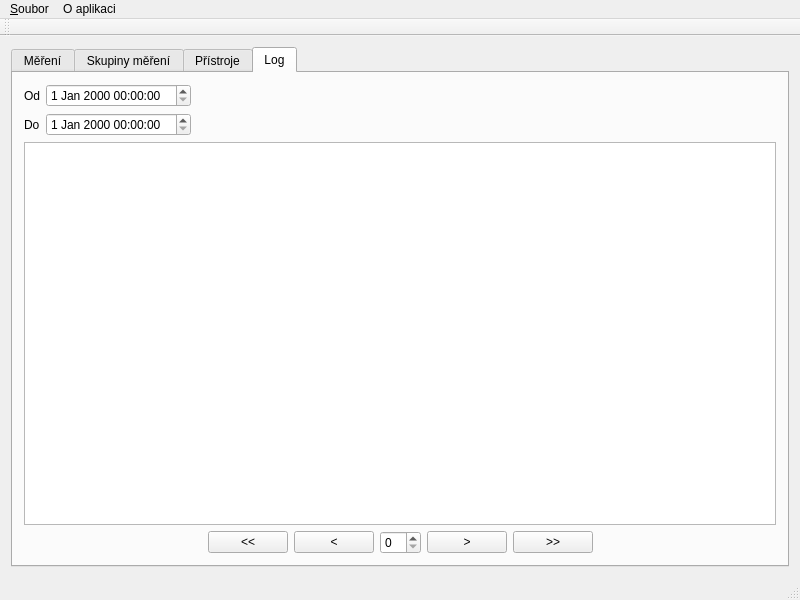
<?xml version="1.0" encoding="UTF-8"?>
<ui version="4.0">
 <class>MainWindow</class>
 <widget class="QMainWindow" name="MainWindow">
  <property name="geometry">
   <rect>
    <x>0</x>
    <y>0</y>
    <width>800</width>
    <height>600</height>
   </rect>
  </property>
  <property name="windowTitle">
   <string>MainWindow</string>
  </property>
  <widget class="QWidget" name="centralWidget">
   <layout class="QHBoxLayout" name="horizontalLayout_2">
    <item>
     <widget class="QTabWidget" name="tabsWidget">
      <property name="sizePolicy">
       <sizepolicy hsizetype="Expanding" vsizetype="Expanding">
        <horstretch>0</horstretch>
        <verstretch>0</verstretch>
       </sizepolicy>
      </property>
      <property name="currentIndex">
       <number>3</number>
      </property>
      <widget class="QWidget" name="measurementsTab">
       <attribute name="title">
        <string>Měření</string>
       </attribute>
       <layout class="QVBoxLayout" name="verticalLayout_3">
        <item>
         <layout class="QHBoxLayout" name="horizontalLayout">
          <item>
           <layout class="QFormLayout" name="formLayout_2">
            <property name="fieldGrowthPolicy">
             <enum>QFormLayout::AllNonFixedFieldsGrow</enum>
            </property>
            <item row="0" column="0">
             <widget class="QLabel" name="mFromLabel">
              <property name="text">
               <string>Od</string>
              </property>
             </widget>
            </item>
            <item row="0" column="1">
             <widget class="QDateTimeEdit" name="mFromDateTimeEdit">
              <property name="enabled">
               <bool>true</bool>
              </property>
              <property name="sizePolicy">
               <sizepolicy hsizetype="Maximum" vsizetype="Fixed">
                <horstretch>0</horstretch>
                <verstretch>0</verstretch>
               </sizepolicy>
              </property>
             </widget>
            </item>
            <item row="1" column="0">
             <widget class="QLabel" name="mToLabel">
              <property name="text">
               <string>Do</string>
              </property>
             </widget>
            </item>
            <item row="1" column="1">
             <widget class="QDateTimeEdit" name="mToDateTimeEdit">
              <property name="sizePolicy">
               <sizepolicy hsizetype="Maximum" vsizetype="Fixed">
                <horstretch>0</horstretch>
                <verstretch>0</verstretch>
               </sizepolicy>
              </property>
             </widget>
            </item>
            <item row="2" column="0">
             <widget class="QLabel" name="skupinaMEnLabel">
              <property name="text">
               <string>Skupina měření</string>
              </property>
             </widget>
            </item>
            <item row="2" column="1">
             <widget class="QComboBox" name="mGroupComboBox">
              <property name="sizePolicy">
               <sizepolicy hsizetype="Maximum" vsizetype="Fixed">
                <horstretch>0</horstretch>
                <verstretch>0</verstretch>
               </sizepolicy>
              </property>
             </widget>
            </item>
            <item row="3" column="0">
             <widget class="QLabel" name="mDeviceLabel">
              <property name="text">
               <string>Přístroj</string>
              </property>
             </widget>
            </item>
            <item row="3" column="1">
             <widget class="QComboBox" name="mDeviceComboBox">
              <property name="sizePolicy">
               <sizepolicy hsizetype="Maximum" vsizetype="Fixed">
                <horstretch>0</horstretch>
                <verstretch>0</verstretch>
               </sizepolicy>
              </property>
             </widget>
            </item>
            <item row="4" column="0">
             <widget class="QLabel" name="mUnitLabel">
              <property name="text">
               <string>Veličina</string>
              </property>
             </widget>
            </item>
            <item row="4" column="1">
             <widget class="QComboBox" name="mUnitComboBox">
              <property name="sizePolicy">
               <sizepolicy hsizetype="Maximum" vsizetype="Fixed">
                <horstretch>0</horstretch>
                <verstretch>0</verstretch>
               </sizepolicy>
              </property>
             </widget>
            </item>
            <item row="5" column="0">
             <widget class="QLabel" name="mDeviatedLabel">
              <property name="text">
               <string>Mimo odchylku</string>
              </property>
             </widget>
            </item>
            <item row="5" column="1">
             <widget class="QCheckBox" name="mDeviatedCheckBox">
              <property name="text">
               <string/>
              </property>
             </widget>
            </item>
           </layout>
          </item>
          <item>
           <layout class="QVBoxLayout" name="verticalLayout_2">
            <item>
             <layout class="QFormLayout" name="formLayout_5">
              <property name="fieldGrowthPolicy">
               <enum>QFormLayout::AllNonFixedFieldsGrow</enum>
              </property>
              <item row="0" column="0">
               <widget class="QLabel" name="mXLabel">
                <property name="text">
                 <string>X</string>
                </property>
               </widget>
              </item>
              <item row="0" column="1">
               <widget class="QDoubleSpinBox" name="mXDoubleSpinBox">
                <property name="sizePolicy">
                 <sizepolicy hsizetype="Maximum" vsizetype="Fixed">
                  <horstretch>0</horstretch>
                  <verstretch>0</verstretch>
                 </sizepolicy>
                </property>
               </widget>
              </item>
              <item row="1" column="0">
               <widget class="QLabel" name="mYLabel">
                <property name="text">
                 <string>Y</string>
                </property>
               </widget>
              </item>
              <item row="1" column="1">
               <widget class="QDoubleSpinBox" name="mYDoubleSpinBox">
                <property name="sizePolicy">
                 <sizepolicy hsizetype="Maximum" vsizetype="Fixed">
                  <horstretch>0</horstretch>
                  <verstretch>0</verstretch>
                 </sizepolicy>
                </property>
               </widget>
              </item>
              <item row="2" column="0">
               <widget class="QLabel" name="mToleranceLabel">
                <property name="text">
                 <string>Tolerance</string>
                </property>
               </widget>
              </item>
              <item row="2" column="1">
               <widget class="QDoubleSpinBox" name="mToleranceDoubleSpinBox">
                <property name="sizePolicy">
                 <sizepolicy hsizetype="Maximum" vsizetype="Fixed">
                  <horstretch>0</horstretch>
                  <verstretch>0</verstretch>
                 </sizepolicy>
                </property>
               </widget>
              </item>
             </layout>
            </item>
            <item>
             <widget class="QPushButton" name="mCancelFilterPushButton">
              <property name="sizePolicy">
               <sizepolicy hsizetype="Minimum" vsizetype="Maximum">
                <horstretch>0</horstretch>
                <verstretch>0</verstretch>
               </sizepolicy>
              </property>
              <property name="text">
               <string>Zrušit filtrování</string>
              </property>
             </widget>
            </item>
           </layout>
          </item>
         </layout>
        </item>
        <item>
         <layout class="QVBoxLayout" name="verticalLayout">
          <item>
           <widget class="QTableView" name="mTableView"/>
          </item>
          <item>
           <layout class="QHBoxLayout" name="horizontalLayout_3">
            <item>
             <spacer name="horizontalSpacer">
              <property name="orientation">
               <enum>Qt::Horizontal</enum>
              </property>
              <property name="sizeHint" stdset="0">
               <size>
                <width>40</width>
                <height>20</height>
               </size>
              </property>
             </spacer>
            </item>
            <item>
             <widget class="QPushButton" name="mPaginationStartPushButton">
              <property name="text">
               <string>&lt;&lt;</string>
              </property>
             </widget>
            </item>
            <item>
             <widget class="QPushButton" name="mPaginationPreviousPushButton">
              <property name="text">
               <string>&lt;</string>
              </property>
             </widget>
            </item>
            <item>
             <widget class="QSpinBox" name="mPaginationSpinBox"/>
            </item>
            <item>
             <widget class="QPushButton" name="mPaginationNextPushButton">
              <property name="text">
               <string>&gt;</string>
              </property>
             </widget>
            </item>
            <item>
             <widget class="QPushButton" name="mPaginationEndPushButton">
              <property name="text">
               <string>&gt;&gt;</string>
              </property>
             </widget>
            </item>
            <item>
             <spacer name="horizontalSpacer_2">
              <property name="orientation">
               <enum>Qt::Horizontal</enum>
              </property>
              <property name="sizeHint" stdset="0">
               <size>
                <width>40</width>
                <height>20</height>
               </size>
              </property>
             </spacer>
            </item>
           </layout>
          </item>
         </layout>
        </item>
       </layout>
      </widget>
      <widget class="QWidget" name="groupTab">
       <attribute name="title">
        <string>Skupiny měření</string>
       </attribute>
       <layout class="QHBoxLayout" name="horizontalLayout_5">
        <item>
         <layout class="QHBoxLayout" name="horizontalLayout_4">
          <item>
           <layout class="QVBoxLayout" name="verticalLayout_5">
            <item>
             <widget class="QTableView" name="gTableView"/>
            </item>
            <item>
             <widget class="QPushButton" name="gRemoveRowPushButton">
              <property name="text">
               <string>Odstranit řádek</string>
              </property>
             </widget>
            </item>
           </layout>
          </item>
          <item>
           <spacer name="horizontalSpacer_3">
            <property name="orientation">
             <enum>Qt::Horizontal</enum>
            </property>
            <property name="sizeHint" stdset="0">
             <size>
              <width>40</width>
              <height>20</height>
             </size>
            </property>
           </spacer>
          </item>
         </layout>
        </item>
       </layout>
      </widget>
      <widget class="QWidget" name="devicesTab">
       <attribute name="title">
        <string>Přístroje</string>
       </attribute>
       <layout class="QHBoxLayout" name="horizontalLayout_7">
        <item>
         <layout class="QHBoxLayout" name="horizontalLayout_6">
          <item>
           <layout class="QVBoxLayout" name="verticalLayout_6">
            <item>
             <widget class="QTableView" name="dTableView"/>
            </item>
            <item>
             <widget class="QPushButton" name="dRemoveRowPushButton">
              <property name="text">
               <string>Odstranit řádek</string>
              </property>
             </widget>
            </item>
           </layout>
          </item>
          <item>
           <spacer name="horizontalSpacer_4">
            <property name="orientation">
             <enum>Qt::Horizontal</enum>
            </property>
            <property name="sizeHint" stdset="0">
             <size>
              <width>40</width>
              <height>20</height>
             </size>
            </property>
           </spacer>
          </item>
         </layout>
        </item>
       </layout>
      </widget>
      <widget class="QWidget" name="logTab">
       <attribute name="title">
        <string>Log</string>
       </attribute>
       <layout class="QHBoxLayout" name="horizontalLayout_9">
        <item>
         <layout class="QVBoxLayout" name="verticalLayout_7">
          <item>
           <layout class="QFormLayout" name="formLayout_3">
            <property name="fieldGrowthPolicy">
             <enum>QFormLayout::AllNonFixedFieldsGrow</enum>
            </property>
            <item row="0" column="0">
             <widget class="QLabel" name="lFromLabel">
              <property name="text">
               <string>Od</string>
              </property>
             </widget>
            </item>
            <item row="0" column="1">
             <widget class="QDateTimeEdit" name="lFromDateTimeEdit">
              <property name="enabled">
               <bool>true</bool>
              </property>
              <property name="sizePolicy">
               <sizepolicy hsizetype="Maximum" vsizetype="Fixed">
                <horstretch>0</horstretch>
                <verstretch>0</verstretch>
               </sizepolicy>
              </property>
             </widget>
            </item>
            <item row="1" column="0">
             <widget class="QLabel" name="lToLabel">
              <property name="text">
               <string>Do</string>
              </property>
             </widget>
            </item>
            <item row="1" column="1">
             <widget class="QDateTimeEdit" name="lToDateTimeEdit">
              <property name="sizePolicy">
               <sizepolicy hsizetype="Maximum" vsizetype="Fixed">
                <horstretch>0</horstretch>
                <verstretch>0</verstretch>
               </sizepolicy>
              </property>
             </widget>
            </item>
           </layout>
          </item>
          <item>
           <widget class="QTableView" name="lTableView"/>
          </item>
          <item>
           <layout class="QHBoxLayout" name="horizontalLayout_8">
            <item>
             <spacer name="horizontalSpacer_5">
              <property name="orientation">
               <enum>Qt::Horizontal</enum>
              </property>
              <property name="sizeHint" stdset="0">
               <size>
                <width>40</width>
                <height>20</height>
               </size>
              </property>
             </spacer>
            </item>
            <item>
             <widget class="QPushButton" name="lPaginationStartPushButton">
              <property name="text">
               <string>&lt;&lt;</string>
              </property>
             </widget>
            </item>
            <item>
             <widget class="QPushButton" name="lPaginationPreviousPushButton">
              <property name="text">
               <string>&lt;</string>
              </property>
             </widget>
            </item>
            <item>
             <widget class="QSpinBox" name="lPaginationSpinBox"/>
            </item>
            <item>
             <widget class="QPushButton" name="lPaginationNextPushButton">
              <property name="text">
               <string>&gt;</string>
              </property>
             </widget>
            </item>
            <item>
             <widget class="QPushButton" name="lPaginationEndPushButton">
              <property name="text">
               <string>&gt;&gt;</string>
              </property>
             </widget>
            </item>
            <item>
             <spacer name="horizontalSpacer_6">
              <property name="orientation">
               <enum>Qt::Horizontal</enum>
              </property>
              <property name="sizeHint" stdset="0">
               <size>
                <width>40</width>
                <height>20</height>
               </size>
              </property>
             </spacer>
            </item>
           </layout>
          </item>
         </layout>
        </item>
       </layout>
      </widget>
     </widget>
    </item>
   </layout>
  </widget>
  <widget class="QMenuBar" name="menuBar">
   <property name="geometry">
    <rect>
     <x>0</x>
     <y>0</y>
     <width>800</width>
     <height>20</height>
    </rect>
   </property>
   <widget class="QMenu" name="menu_Soubor">
    <property name="title">
     <string>&amp;Soubor</string>
    </property>
    <addaction name="action_Import"/>
    <addaction name="action_Export"/>
   </widget>
   <widget class="QMenu" name="menuO_aplikaci">
    <property name="title">
     <string>O aplikaci</string>
    </property>
   </widget>
   <addaction name="menu_Soubor"/>
   <addaction name="menuO_aplikaci"/>
  </widget>
  <widget class="QToolBar" name="mainToolBar">
   <attribute name="toolBarArea">
    <enum>TopToolBarArea</enum>
   </attribute>
   <attribute name="toolBarBreak">
    <bool>false</bool>
   </attribute>
  </widget>
  <widget class="QStatusBar" name="statusBar"/>
  <action name="action_Import">
   <property name="text">
    <string>&amp;Import</string>
   </property>
  </action>
  <action name="action_Export">
   <property name="text">
    <string>&amp;Export</string>
   </property>
  </action>
 </widget>
 <layoutdefault spacing="6" margin="11"/>
 <resources/>
 <connections/>
</ui>
